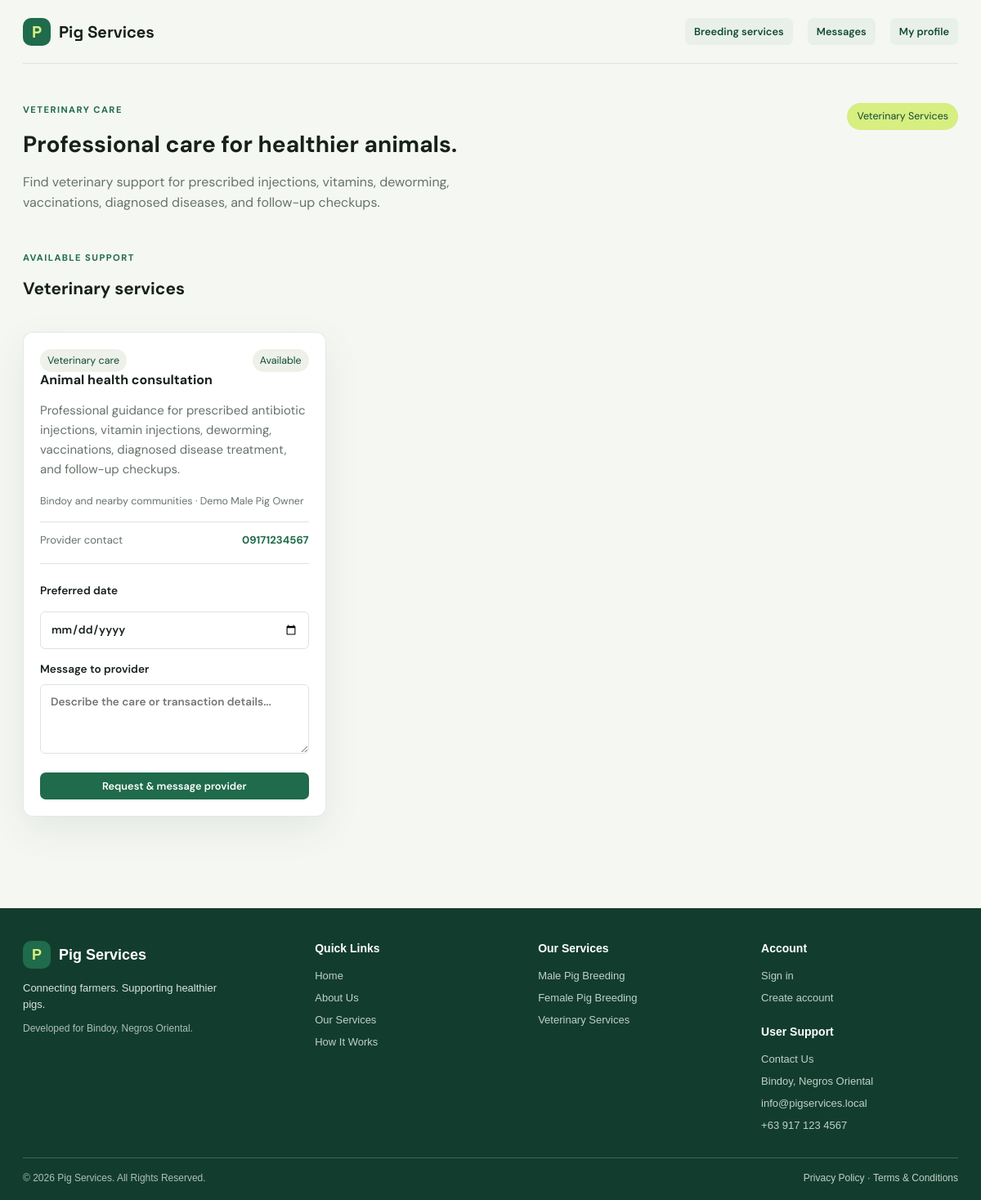
/veterinary.php (signed in), run on the app's committed database.
### tables this page shows
CREATE TABLE services (
    id INT UNSIGNED AUTO_INCREMENT PRIMARY KEY,
    owner_id INT UNSIGNED NOT NULL,
    service_type ENUM('breeding', 'veterinary') NOT NULL DEFAULT 'breeding',
    pig_name VARCHAR(120) NOT NULL,
    breed VARCHAR(100) NOT NULL,
    age_months TINYINT UNSIGNED NOT NULL,
    location VARCHAR(160) NOT NULL,
    description TEXT NOT NULL,
    is_active TINYINT(1) NOT NULL DEFAULT 1,
    created_at TIMESTAMP DEFAULT CURRENT_TIMESTAMP,
    CONSTRAINT fk_service_owner FOREIGN KEY (owner_id) REFERENCES users(id) ON DELETE CASCADE
);

CREATE TABLE users (
    id INT UNSIGNED AUTO_INCREMENT PRIMARY KEY,
    full_name VARCHAR(120) NOT NULL,
    email VARCHAR(160) NOT NULL UNIQUE,
    phone VARCHAR(30) NOT NULL,
    address VARCHAR(255) NOT NULL,
    password_hash VARCHAR(255) NOT NULL,
    role ENUM('admin', 'male_owner', 'female_owner', 'veterinarian') NOT NULL,
    is_verified TINYINT(1) NOT NULL DEFAULT 0,
    created_at TIMESTAMP DEFAULT CURRENT_TIMESTAMP
);

### auth.php (called while the page is built, shortened)
<?php
function e(?string $value): string
{
    return htmlspecialchars($value ?? '', ENT_QUOTES, 'UTF-8');
}
function current_user(): ?array
{
    return $_SESSION['user'] ?? null;
}
function require_login(): array
{
    $user = current_user();
    return $user;
}

### veterinary.php (the view, shortened to what this page needs)
<?php
require_once __DIR__ . '/auth.php';
$user = require_login();
$services = $pdo->query("SELECT services.*, users.full_name AS owner_name, users.phone AS owner_phone FROM services JOIN users ON users.id = services.owner_id WHERE services.is_active = 1 AND services.service_type = 'veterinary' ORDER BY services.created_at DESC")->fetchAll();
?><!doctype html>
<html lang="en">
<head><meta charset="utf-8"><meta name="viewport" content="width=device-width, initial-scale=1"><title>Veterinary Services | Pig Services</title><link rel="stylesheet" href="assets/style.css"></head>
<body>
<header class="shell topbar"><a class="brand" href="veterinary.php"><span class="brand-mark">P</span> Pig Services</a><nav class="nav"><a class="button light small" href="<?= $user['role'] === 'veterinarian' ? 'veterinary.php' : 'dashboard.php' ?>"><?= $user['role'] === 'veterinarian' ? 'Veterinary dashboard' : 'Breeding services' ?></a><a class="button light small" href="messages.php">Messages<?php if ($unreadMessages): ?><span class="notification-count"><?= $unreadMessages ?></span><?php endif; ?></a><a class="button light small" href="profile.php">My profile</a></nav></header>
<main class="shell dashboard-page"><div class="page-heading"><div><span class="eyebrow">Veterinary care</span><h1>Professional care for healthier animals.</h1><p class="hero-copy">Find veterinary support for prescribed injections, vitamins, deworming, vaccinations, diagnosed diseases, and follow-up checkups.</p></div><span class="role-badge">Veterinary services</span></div>
<section class="veterinary-list"><div class="section-heading"><div><span class="eyebrow">Available support</span><h2>Veterinary services</h2></div></div><div class="service-grid"><?php foreach ($services as $service): ?><article class="service-card"><div class="service-top"><span class="tag">Veterinary care</span><span class="tag">Available</span></div><h3><?= e($service['pig_name']) ?></h3><p><?= e($service['description']) ?></p><small><?= e($service['location']) ?> · <?= e($service['owner_name']) ?></small><div class="service-contact"><span>Provider contact</span><a href="tel:<?= e($service['owner_phone']) ?>"><?= e($service['owner_phone']) ?></a></div><?php if (in_array($user['role'], ['male_owner', 'female_owner'], true)): ?><form class="request-form" method="post" action="dashboard.php"><input type="hidden" name="action" value="request_service"><input type="hidden" name="service_id" value="<?= (int) $service['id'] ?>"><label>Preferred date<input type="date" name="preferred_date" min="<?= date('Y-m-d') ?>" required></label><label>Message to provider<textarea name="notes" rows="3" maxlength="2000" placeholder="Describe the care or transaction details..."></textarea></label><button class="button primary small" type="submit">Request &amp; message provider</button></form><?php endif; ?></article><?php endforeach; ?></div><?php if (!$services): ?><p class="empty-state">No veterinary services are listed yet.</p><?php endif; ?></section>
    </main><?php require __DIR__ . '/footer.php'; ?>
</body>
</html>

### assets/style.css (style rules this page uses)
:root { --ink: #17211b; --muted: #66736a; --paper: #f5f7f3; --white: #ffffff; --line: #dce5dd; --green: #1f6b4c; --green-dark: #124b36; --lime: #d7ee80; --orange: #e67d4a; --red: #b84545; --shadow: 0 16px 45px rgba(27, 58, 42, .08); }
* { box-sizing: border-box; }
html { scroll-behavior: smooth; }
body { margin: 0; background: var(--paper); color: var(--ink); font: 15px 'DM Sans', sans-serif; line-height: 1.5; }
h1, h2, h3 { margin: 0 0 12px; font-family: 'DM Sans', sans-serif; font-weight: 700; line-height: 1.25; }
h1 { font-size: 1.75rem; letter-spacing: 0; }
h2 { font-size: 1.3rem; }
h3 { font-size: 1rem; }
p { color: var(--muted); line-height: 1.6; }
a { color: inherit; text-decoration: none; }
.shell { width: min(1180px, calc(100% - 56px)); margin: 0 auto; }
.topbar { min-height: 78px; display: flex; align-items: center; justify-content: space-between; border-bottom: 1px solid var(--line); background: rgba(245, 247, 243, .96); }
.brand { display: flex; align-items: center; gap: 10px; font: 700 1.25rem 'Space Grotesk', sans-serif; }
.brand-mark { width: 34px; height: 34px; display: grid; place-items: center; border-radius: 10px; background: var(--green); color: var(--lime); }
.nav { display: flex; align-items: center; gap: 18px; color: var(--muted); font-size: .9rem; }
.button { border: 0; border-radius: 7px; display: inline-flex; align-items: center; justify-content: center; padding: 12px 17px; font: 600 .9rem 'DM Sans', sans-serif; cursor: pointer; transition: background .2s, transform .2s; }
.button.primary { background: var(--green); color: var(--white); }
.button.light { background: #e9f0e9; color: var(--green-dark); }
.button.small { padding: 8px 11px; font-size: .8rem; }
.eyebrow { display: block; margin-bottom: 16px; color: var(--green); font-size: .7rem; font-weight: 700; letter-spacing: .13em; text-transform: uppercase; }
.hero-copy { max-width: 525px; font-size: 1rem; }
.panel, .stat, .service-card { border: 1px solid rgba(220, 229, 221, .8); border-radius: 12px; background: var(--white); box-shadow: var(--shadow); }
label { display: grid; gap: 7px; margin: 15px 0; font-size: .85rem; font-weight: 600; }
input, select, textarea { width: 100%; border: 1px solid var(--line); border-radius: 6px; padding: 11px 12px; background: var(--white); color: var(--ink); font: inherit; }
textarea { resize: vertical; }
.veterinary-list { margin-top: 30px; }
.dashboard-page { padding: 48px 0 70px; }
.page-heading, .section-heading { display: flex; align-items: flex-start; justify-content: space-between; gap: 20px; margin-bottom: 28px; }
.dashboard-page .page-heading h1 { max-width: 720px; font-size: 1.75rem; }
.role-badge, .tag, .status { display: inline-block; border-radius: 30px; padding: 7px 12px; font-size: .78rem; }
.role-badge { background: var(--lime); color: var(--green-dark); text-transform: capitalize; }
.service-grid { display: grid; grid-template-columns: repeat(3, 1fr); gap: 16px; margin-bottom: 42px; }
.service-card { padding: 20px; }
.service-top { display: flex; align-items: center; justify-content: space-between; gap: 12px; }
.service-card small { color: var(--muted); }
.service-contact { display: flex; align-items: center; justify-content: space-between; gap: 12px; margin-top: 14px; padding-top: 12px; border-top: 1px solid var(--line); font-size: .82rem; }
.service-contact span { color: var(--muted); }
.service-contact a { color: var(--green); font-weight: 700; }
.tag { padding: 5px 9px; background: #edf1e9; color: var(--green-dark); }
.request-form { margin-top: 18px; padding-top: 8px; border-top: 1px solid var(--line); }
.request-form input { margin-top: 8px; }
.request-form .button { width: 100%; margin-top: 8px; }

### data on the page
services: pig_name "Animal health consultation", description "Professional guidance for prescribed antibiotic injections, vitamin injections, deworming, vaccinations, diagnosed disease treatment, and follow-up checkups.", location "Bindoy and nearby communities", owner.full_name "Demo Male Pig Owner", owner.phone "09171234567"
